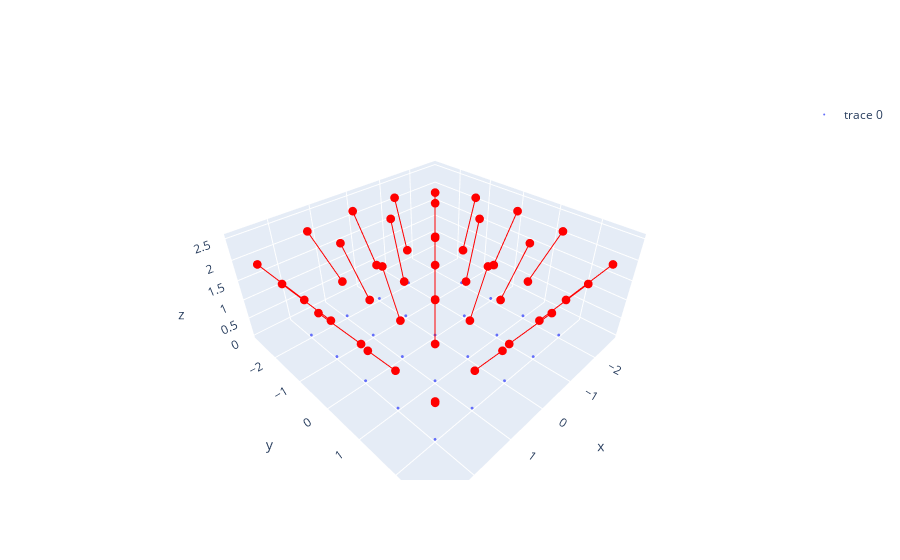

Notebook code cell kept with this figure:
### Code cell
#distribution = disque(2,0, 0.01)
distribution = creer_plan(-2,2,-2,2,lambda x,y : 0,1,1)
#maillage = plan(2,1, 0.5)
#maillage = Maillage(*np.array([0,0,0.00001]))
maillage = creer_plan(-2,2,-2,2,lambda x,y : 1,1,1)
q = calculer_charge(1e-9,distribution.nb_points)


vect = calcule_champ(distribution,maillage,q)

fig = go.Figure()
fig.add_traces(go.Scatter3d(x=distribution.X,y=distribution.Y,z=distribution.Z,mode="markers", marker=dict(size=1)))

for i in range(maillage.XYZ.shape[1]) : 
    fig.add_traces(go.Scatter3d(x= [maillage.XYZ[0,i],maillage.XYZ[0,i] + vect[i][0]],
                                y= [maillage.XYZ[1,i],maillage.XYZ[1,i] + vect[i][1]],
                                z= [maillage.XYZ[2,i],maillage.XYZ[2,i] + vect[i][2]],
                                mode="lines+markers", marker=dict(size=3, color="red"), showlegend=False))
fig.show()
                                
print(vect[0][2])

### Figure 1 — Plotly figure (JSON) as saved in the notebook; plotly's stock layout.template omitted (floating-point values rounded to 4 significant figures)
{"data": [{"marker": {"size": 1}, "mode": "markers", "type": "scatter3d", "x": [-2.0, -1.0, 0.0, 1.0, 2.0, -2.0, -1.0, 0.0, 1.0, 2.0, -2.0, -1.0, 0.0, 1.0, 2.0, -2.0, -1.0, 0.0, 1.0, 2.0, -2.0, -1.0, 0.0, 1.0, 2.0], "y": [-2.0, -2.0, -2.0, -2.0, -2.0, -1.0, -1.0, -1.0, -1.0, -1.0, 0.0, 0.0, 0.0, 0.0, 0.0, 1.0, 1.0, 1.0, 1.0, 1.0, 2.0, 2.0, 2.0, 2.0, 2.0], "z": [0.0, 0.0, 0.0, 0.0, 0.0, 0.0, 0.0, 0.0, 0.0, 0.0, 0.0, 0.0, 0.0, 0.0, 0.0, 0.0, 0.0, 0.0, 0.0, 0.0, 0.0, 0.0, 0.0, 0.0, 0.0]}, {"marker": {"color": "red", "size": 3}, "mode": "lines+markers", "showlegend": false, "type": "scatter3d", "x": [-2, -2.575], "y": [-2, -2.575], "z": [1, 1.904]}, {"marker": {"color": "red", "size": 3}, "mode": "lines+markers", "showlegend": false, "type": "scatter3d", "x": [-1, -1.266], "y": [-2, -2.713], "z": [1, 2.122]}, {"marker": {"color": "red", "size": 3}, "mode": "lines+markers", "showlegend": false, "type": "scatter3d", "x": [0, -5.204e-18], "y": [-2, -2.752], "z": [1, 2.167]}, {"marker": {"color": "red", "size": 3}, "mode": "lines+markers", "showlegend": false, "type": "scatter3d", "x": [1, 1.266], "y": [-2, -2.713], "z": [1, 2.122]}, {"marker": {"color": "red", "size": 3}, "mode": "lines+markers", "showlegend": false, "type": "scatter3d", "x": [2, 2.575], "y": [-2, -2.575], "z": [1, 1.904]}, {"marker": {"color": "red", "size": 3}, "mode": "lines+markers", "showlegend": false, "type": "scatter3d", "x": [-2, -2.713], "y": [-1, -1.266], "z": [1, 2.122]}, {"marker": {"color": "red", "size": 3}, "mode": "lines+markers", "showlegend": false, "type": "scatter3d", "x": [-1, -1.329], "y": [-1, -1.329], "z": [1, 2.4]}, {"marker": {"color": "red", "size": 3}, "mode": "lines+markers", "showlegend": false, "type": "scatter3d", "x": [0, -5.204e-18], "y": [-1, -1.35], "z": [1, 2.459]}, {"marker": {"color": "red", "size": 3}, "mode": "lines+markers", "showlegend": false, "type": "scatter3d", "x": [1, 1.329], "y": [-1, -1.329], "z": [1, 2.4]}, {"marker": {"color": "red", "size": 3}, "mode": "lines+markers", "showlegend": false, "type": "scatter3d", "x": [2, 2.713], "y": [-1, -1.266], "z": [1, 2.122]}, {"marker": {"color": "red", "size": 3}, "mode": "lines+markers", "showlegend": false, "type": "scatter3d", "x": [-2, -2.752], "y": [0, -1.214e-17], "z": [1, 2.167]}, {"marker": {"color": "red", "size": 3}, "mode": "lines+markers", "showlegend": false, "type": "scatter3d", "x": [-1, -1.35], "y": [0, 5.204e-18], "z": [1, 2.459]}, {"marker": {"color": "red", "size": 3}, "mode": "lines+markers", "showlegend": false, "type": "scatter3d", "x": [0, -3.469e-18], "y": [0, 0], "z": [1, 2.522]}, {"marker": {"color": "red", "size": 3}, "mode": "lines+markers", "showlegend": false, "type": "scatter3d", "x": [1, 1.35], "y": [0, 6.939e-18], "z": [1, 2.459]}, {"marker": {"color": "red", "size": 3}, "mode": "lines+markers", "showlegend": false, "type": "scatter3d", "x": [2, 2.752], "y": [0, -2.776e-17], "z": [1, 2.167]}, {"marker": {"color": "red", "size": 3}, "mode": "lines+markers", "showlegend": false, "type": "scatter3d", "x": [-2, -2.713], "y": [1, 1.266], "z": [1, 2.122]}, {"marker": {"color": "red", "size": 3}, "mode": "lines+markers", "showlegend": false, "type": "scatter3d", "x": [-1, -1.329], "y": [1, 1.329], "z": [1, 2.4]}, {"marker": {"color": "red", "size": 3}, "mode": "lines+markers", "showlegend": false, "type": "scatter3d", "x": [0, -6.939e-18], "y": [1, 1.35], "z": [1, 2.459]}, {"marker": {"color": "red", "size": 3}, "mode": "lines+markers", "showlegend": false, "type": "scatter3d", "x": [1, 1.329], "y": [1, 1.329], "z": [1, 2.4]}, {"marker": {"color": "red", "size": 3}, "mode": "lines+markers", "showlegend": false, "type": "scatter3d", "x": [2, 2.713], "y": [1, 1.266], "z": [1, 2.122]}, {"marker": {"color": "red", "size": 3}, "mode": "lines+markers", "showlegend": false, "type": "scatter3d", "x": [-2, -2.575], "y": [2, 2.575], "z": [1, 1.904]}, {"marker": {"color": "red", "size": 3}, "mode": "lines+markers", "showlegend": false, "type": "scatter3d", "x": [-1, -1.266], "y": [2, 2.713], "z": [1, 2.122]}, {"marker": {"color": "red", "size": 3}, "mode": "lines+markers", "showlegend": false, "type": "scatter3d", "x": [0, 0], "y": [2, 2.752], "z": [1, 2.167]}, {"marker": {"color": "red", "size": 3}, "mode": "lines+markers", "showlegend": false, "type": "scatter3d", "x": [1, 1.266], "y": [2, 2.713], "z": [1, 2.122]}, {"marker": {"color": "red", "size": 3}, "mode": "lines+markers", "showlegend": false, "type": "scatter3d", "x": [2, 2.575], "y": [2, 2.575], "z": [1, 1.904]}], "layout": {}}
